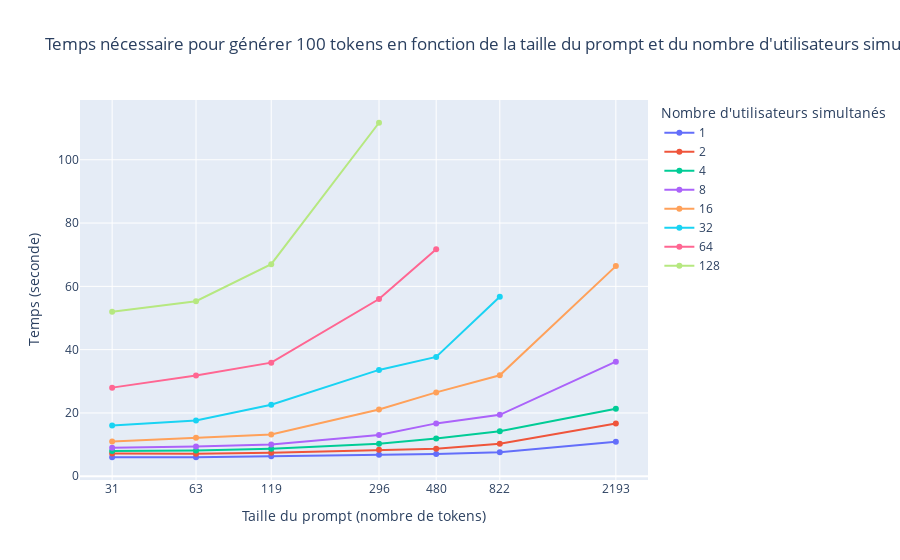

Notebook source saved alongside this figure:
### Code cell
fig = px.line(df, x='nb_tokens', y='time', color="nb_users", log_x=True, title="Time to generate 100 tokens based on prompt size and number of concurrent users")
fig.update_traces(mode='lines+markers')
fig.update_layout(
    xaxis = {
        'tickmode': 'array',
        'tickvals': nb_tokens,
        'title': 'Size of the prompt (number of tokens)',
    },
    yaxis = {
        'title': 'Time (seconds)',
    },
    legend = {
        'title': 'Number of concurrent users',
    }
)

### Figure 1 — Plotly figure (JSON) as saved in the notebook; plotly's stock layout.template omitted (floating-point values rounded to 4 significant figures)
{"data": [{"hovertemplate": "nb_users=1<br>nb_tokens=%{x}<br>time=%{y}<extra></extra>", "legendgroup": "1", "line": {"color": "#636efa", "dash": "solid"}, "marker": {"symbol": "circle"}, "mode": "lines+markers", "name": "1", "orientation": "v", "showlegend": true, "type": "scatter", "x": [31, 63, 119, 296, 480, 822, 2193], "xaxis": "x", "y": [6, 6, 6.3, 6.8, 7, 7.6, 10.9], "yaxis": "y"}, {"hovertemplate": "nb_users=2<br>nb_tokens=%{x}<br>time=%{y}<extra></extra>", "legendgroup": "2", "line": {"color": "#EF553B", "dash": "solid"}, "marker": {"symbol": "circle"}, "mode": "lines+markers", "name": "2", "orientation": "v", "showlegend": true, "type": "scatter", "x": [31, 63, 119, 296, 480, 822, 2193], "xaxis": "x", "y": [7.2, 7.1, 7.4, 8.4, 8.7, 10.3, 16.7], "yaxis": "y"}, {"hovertemplate": "nb_users=4<br>nb_tokens=%{x}<br>time=%{y}<extra></extra>", "legendgroup": "4", "line": {"color": "#00cc96", "dash": "solid"}, "marker": {"symbol": "circle"}, "mode": "lines+markers", "name": "4", "orientation": "v", "showlegend": true, "type": "scatter", "x": [31, 63, 119, 296, 480, 822, 2193], "xaxis": "x", "y": [8, 8.1, 8.7, 10.3, 11.9, 14.2, 21.3], "yaxis": "y"}, {"hovertemplate": "nb_users=8<br>nb_tokens=%{x}<br>time=%{y}<extra></extra>", "legendgroup": "8", "line": {"color": "#ab63fa", "dash": "solid"}, "marker": {"symbol": "circle"}, "mode": "lines+markers", "name": "8", "orientation": "v", "showlegend": true, "type": "scatter", "x": [31, 63, 119, 296, 480, 822, 2193], "xaxis": "x", "y": [9, 9.4, 10, 13, 16.7, 19.4, 36.2], "yaxis": "y"}, {"hovertemplate": "nb_users=16<br>nb_tokens=%{x}<br>time=%{y}<extra></extra>", "legendgroup": "16", "line": {"color": "#FFA15A", "dash": "solid"}, "marker": {"symbol": "circle"}, "mode": "lines+markers", "name": "16", "orientation": "v", "showlegend": true, "type": "scatter", "x": [31, 63, 119, 296, 480, 822, 2193], "xaxis": "x", "y": [11, 12.2, 13.2, 21.1, 26.5, 31.9, 66.4], "yaxis": "y"}, {"hovertemplate": "nb_users=32<br>nb_tokens=%{x}<br>time=%{y}<extra></extra>", "legendgroup": "32", "line": {"color": "#19d3f3", "dash": "solid"}, "marker": {"symbol": "circle"}, "mode": "lines+markers", "name": "32", "orientation": "v", "showlegend": true, "type": "scatter", "x": [31, 63, 119, 296, 480, 822, 2193], "xaxis": "x", "y": [16, 17.6, 22.6, 33.6, 37.7, 56.7, null], "yaxis": "y"}, {"hovertemplate": "nb_users=64<br>nb_tokens=%{x}<br>time=%{y}<extra></extra>", "legendgroup": "64", "line": {"color": "#FF6692", "dash": "solid"}, "marker": {"symbol": "circle"}, "mode": "lines+markers", "name": "64", "orientation": "v", "showlegend": true, "type": "scatter", "x": [31, 63, 119, 296, 480, 822, 2193], "xaxis": "x", "y": [28, 31.8, 35.9, 56, 71.7, null, null], "yaxis": "y"}, {"hovertemplate": "nb_users=128<br>nb_tokens=%{x}<br>time=%{y}<extra></extra>", "legendgroup": "128", "line": {"color": "#B6E880", "dash": "solid"}, "marker": {"symbol": "circle"}, "mode": "lines+markers", "name": "128", "orientation": "v", "showlegend": true, "type": "scatter", "x": [31, 63, 119, 296, 480, 822, 2193], "xaxis": "x", "y": [52, 55.3, 67, 111.7, null, null, null], "yaxis": "y"}], "layout": {"legend": {"title": {"text": "Nombre d'utilisateurs simultanés"}, "tracegroupgap": 0}, "title": {"text": "Temps nécessaire pour générer 100 tokens en fonction de la taille du prompt et du nombre d'utilisateurs simultanés."}, "xaxis": {"anchor": "y", "domain": [0, 1], "tickmode": "array", "tickvals": [31, 63, 119, 296, 480, 822, 2193], "title": {"text": "Taille du prompt (nombre de tokens)"}, "type": "log"}, "yaxis": {"anchor": "x", "domain": [0, 1], "title": {"text": "Temps (seconde)"}}}}
